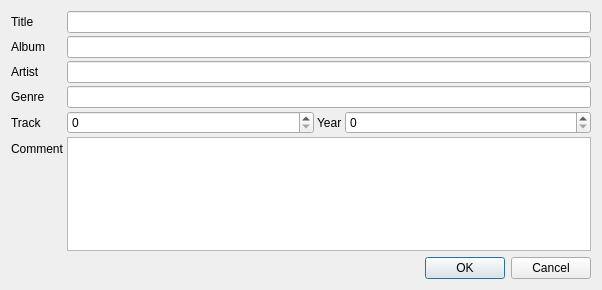
<?xml version="1.0" encoding="UTF-8"?>
<ui version="4.0">
 <class>EditTagDialog</class>
 <widget class="QDialog" name="EditTagDialog">
  <property name="geometry">
   <rect>
    <x>0</x>
    <y>0</y>
    <width>602</width>
    <height>290</height>
   </rect>
  </property>
  <property name="windowTitle">
   <string>Edit track information</string>
  </property>
  <layout class="QVBoxLayout" name="verticalLayout">
   <item>
    <layout class="QFormLayout" name="formLayout">
     <property name="horizontalSpacing">
      <number>3</number>
     </property>
     <property name="verticalSpacing">
      <number>3</number>
     </property>
     <item row="0" column="0">
      <widget class="QLabel" name="label">
       <property name="text">
        <string>Title</string>
       </property>
       <property name="buddy">
        <cstring>title</cstring>
       </property>
      </widget>
     </item>
     <item row="0" column="1">
      <widget class="QLineEdit" name="title"/>
     </item>
     <item row="1" column="0">
      <widget class="QLabel" name="label_2">
       <property name="text">
        <string>Album</string>
       </property>
       <property name="buddy">
        <cstring>album</cstring>
       </property>
      </widget>
     </item>
     <item row="1" column="1">
      <widget class="LineEdit" name="album"/>
     </item>
     <item row="2" column="0">
      <widget class="QLabel" name="label_3">
       <property name="text">
        <string>Artist</string>
       </property>
       <property name="buddy">
        <cstring>artist</cstring>
       </property>
      </widget>
     </item>
     <item row="2" column="1">
      <widget class="LineEdit" name="artist"/>
     </item>
     <item row="3" column="0">
      <widget class="QLabel" name="label_4">
       <property name="text">
        <string>Genre</string>
       </property>
       <property name="buddy">
        <cstring>genre</cstring>
       </property>
      </widget>
     </item>
     <item row="3" column="1">
      <widget class="LineEdit" name="genre"/>
     </item>
     <item row="4" column="0">
      <widget class="QLabel" name="label_5">
       <property name="text">
        <string>Track</string>
       </property>
       <property name="buddy">
        <cstring>track</cstring>
       </property>
      </widget>
     </item>
     <item row="4" column="1">
      <layout class="QHBoxLayout" name="horizontalLayout">
       <item>
        <widget class="SpinBox" name="track">
         <property name="sizePolicy">
          <sizepolicy hsizetype="Expanding" vsizetype="Fixed">
           <horstretch>0</horstretch>
           <verstretch>0</verstretch>
          </sizepolicy>
         </property>
         <property name="minimumSize">
          <size>
           <width>100</width>
           <height>0</height>
          </size>
         </property>
         <property name="maximum">
          <number>999999</number>
         </property>
        </widget>
       </item>
       <item>
        <widget class="QLabel" name="label_6">
         <property name="text">
          <string>Year</string>
         </property>
         <property name="buddy">
          <cstring>year</cstring>
         </property>
        </widget>
       </item>
       <item>
        <widget class="SpinBox" name="year">
         <property name="sizePolicy">
          <sizepolicy hsizetype="Expanding" vsizetype="Fixed">
           <horstretch>0</horstretch>
           <verstretch>0</verstretch>
          </sizepolicy>
         </property>
         <property name="minimumSize">
          <size>
           <width>100</width>
           <height>0</height>
          </size>
         </property>
         <property name="maximum">
          <number>999999</number>
         </property>
        </widget>
       </item>
      </layout>
     </item>
     <item row="5" column="0">
      <widget class="QLabel" name="label_7">
       <property name="text">
        <string>Comment</string>
       </property>
       <property name="buddy">
        <cstring>comment</cstring>
       </property>
      </widget>
     </item>
     <item row="5" column="1">
      <widget class="QPlainTextEdit" name="comment"/>
     </item>
    </layout>
   </item>
   <item>
    <layout class="QHBoxLayout" name="horizontalLayout_2">
     <item>
      <widget class="QLineEdit" name="filename">
       <property name="styleSheet">
        <string notr="true">QLineEdit {
  background-color: transparent;
}</string>
       </property>
       <property name="frame">
        <bool>false</bool>
       </property>
       <property name="readOnly">
        <bool>true</bool>
       </property>
      </widget>
     </item>
     <item>
      <widget class="QDialogButtonBox" name="buttonBox">
       <property name="sizePolicy">
        <sizepolicy hsizetype="Fixed" vsizetype="Fixed">
         <horstretch>0</horstretch>
         <verstretch>0</verstretch>
        </sizepolicy>
       </property>
       <property name="orientation">
        <enum>Qt::Horizontal</enum>
       </property>
       <property name="standardButtons">
        <set>QDialogButtonBox::Cancel|QDialogButtonBox::Ok</set>
       </property>
      </widget>
     </item>
    </layout>
   </item>
  </layout>
 </widget>
 <customwidgets>
  <customwidget>
   <class>LineEdit</class>
   <extends>QLineEdit</extends>
   <header>lineedit.h</header>
  </customwidget>
  <customwidget>
   <class>SpinBox</class>
   <extends>QSpinBox</extends>
   <header>spinbox.h</header>
  </customwidget>
 </customwidgets>
 <tabstops>
  <tabstop>buttonBox</tabstop>
  <tabstop>title</tabstop>
  <tabstop>album</tabstop>
  <tabstop>artist</tabstop>
  <tabstop>genre</tabstop>
  <tabstop>track</tabstop>
  <tabstop>year</tabstop>
  <tabstop>comment</tabstop>
  <tabstop>filename</tabstop>
 </tabstops>
 <resources/>
 <connections>
  <connection>
   <sender>buttonBox</sender>
   <signal>accepted()</signal>
   <receiver>EditTagDialog</receiver>
   <slot>accept()</slot>
   <hints>
    <hint type="sourcelabel">
     <x>591</x>
     <y>262</y>
    </hint>
    <hint type="destinationlabel">
     <x>157</x>
     <y>274</y>
    </hint>
   </hints>
  </connection>
  <connection>
   <sender>buttonBox</sender>
   <signal>rejected()</signal>
   <receiver>EditTagDialog</receiver>
   <slot>reject()</slot>
   <hints>
    <hint type="sourcelabel">
     <x>591</x>
     <y>268</y>
    </hint>
    <hint type="destinationlabel">
     <x>286</x>
     <y>274</y>
    </hint>
   </hints>
  </connection>
 </connections>
</ui>
